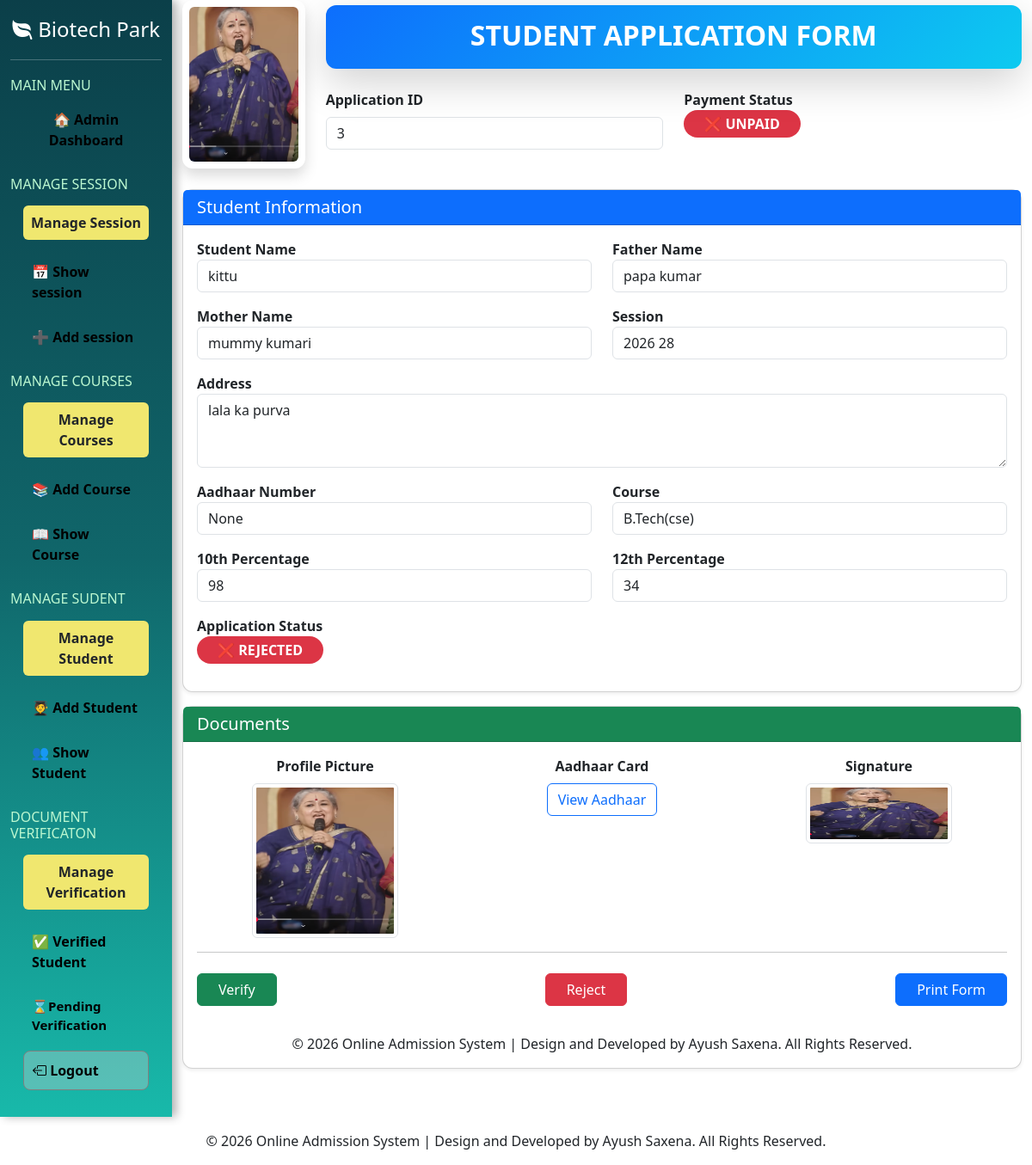
Page /details_review/kartikeygupta210@gmail.com/ (signed in) on the committed database.
### myapp/models.py (models this page shows)
class tbl_student(models.Model):
    sid=models.IntegerField(primary_key=True,auto_created=True)
    name=models.CharField(max_length=225,null=True)
    emailaddress=models.EmailField(max_length=225,null=True)
    password=models.CharField(max_length=16,null=True)
    contact_no=models.IntegerField(null=True)
    gender=models.CharField(max_length=2,null=True)
    dob=models.DateField(null=True,blank=True)
    f_name=models.CharField(max_length=255,null=True)
    m_name=models.CharField(max_length=255,null=True)
    address=models.CharField(max_length=500,null=True)
    aadhar_no=models.IntegerField(blank=True,null=True)
    aadhar_pic=models.FileField(upload_to='student_documents',null=True)
    Session=models.CharField(max_length=50,null=True)
    course=models.CharField(max_length=500,null=True)
    course_duration=models.CharField(max_length=50,null=True)
    hs_percentage=models.CharField(max_length=20,null=True)
    hs_marksheet=models.FileField(upload_to='student_documents',null=True)
    inter_percentage=models.CharField(max_length=20,null=True)
    inter_marksheet=models.FileField(upload_to='student_documents',null=True)
    profile_pic=models.FileField(upload_to='student_documents',null=True)
    sign=models.FileField(upload_to='student_documents',null=True)
    application_status=models.CharField(max_length=20,null=True)
    fees=models.IntegerField(null=True)
    fees_status=models.CharField(max_length=20,default="Unpaid")
    payment_id=models.CharField(max_length=100,null=True,blank=True)
    payment_date=models.DateTimeField(null=True,blank=True)
    step1_completed = models.BooleanField(default=False)
    step2_completed = models.BooleanField(default=False)

### myapp/views.py (the view)
# urls.py: path('details_review/<str:emailaddress>/', details_review, name='details_review'),
@never_cache
@admin_required
def details_review(request, emailaddress):
    student = tbl_student.objects.get(emailaddress=emailaddress)
    return render(
        request,
        'admin/details_review.html',
        {
            'student': student
        }
    )

### myapp/templates/admin/details_review.html (shortened to what this page needs)
{% extends 'admin/adminlayout.html' %}
{% block admin %}
<div class="row align-items-center mb-4">
    <div class="col-md-2 text-center">
        {% if student.profile_pic %}
        <div class="card shadow border-0 p-2">
            <img src="{{ student.profile_pic.url }}" class="rounded" style="height:180px;object-fit:cover;">
        </div>
        {% else %}
        <div class="border rounded d-flex justify-content-center align-items-center" style="width:130px;height:150px;">
            Photo
        </div>
        {% endif %}
    </div>
    <div class="col-md-10">
        <div class="card shadow-lg border-0 mb-4">
            <div class="card-body text-center text-white"
                style="background:linear-gradient(135deg,#0d6efd,#0dcaf0); border-radius:12px;">
                <h2 class="fw-bold mb-1">
                    STUDENT APPLICATION FORM
                </h2>
            </div>
        </div>
        <div class="row">
            <div class="col-md-6 mb-3">
                <label class="form-label fw-bold">Application ID</label>
                <input type="text" class="form-control" value="{{ student.sid }}" readonly>
            </div>
            <div class="col-md-6 mb-3">
                <label class="fw-bold">Payment Status</label>
                <br>
                {% if student.fees_status == "Paid" %}
                <span class="badge rounded-pill bg-success fs-6 px-4 py-2">
                    💰 PAID
                </span>
                {% elif student.fees_status == "Unpaid" %}
                <span class="badge rounded-pill bg-danger fs-6 px-4 py-2">
                    ❌ UNPAID
                </span>
                {% else %}
                <span class="badge rounded-pill bg-warning text-dark fs-6 px-4 py-2">
                    ⏳ PENDING
                </span>
                {% endif %}
            </div>
        </div>
    </div>
</div>
<div class="card mt-3 shadow-sm">
    <div class="card-header bg-primary text-white">
        <h5 class="mb-0">Student Information</h5>
    </div>
    <div class="card-body">
        <div class="row">
            <div class="col-md-6 mb-3">
                <label class="fw-bold">Student Name</label>
                <input type="text" class="form-control" value="{{ student.name }}" readonly>
            </div>
            <div class="col-md-6 mb-3">
                <label class="fw-bold">Father Name</label>
                <input type="text" class="form-control" value="{{ student.f_name }}" readonly>
            </div>
            <div class="col-md-6 mb-3">
                <label class="fw-bold">Mother Name</label>
                <input type="text" class="form-control" value="{{ student.m_name }}" readonly>
            </div>
            <div class="col-md-6 mb-3">
                <label class="fw-bold">Session</label>
                <input type="text" class="form-control" value="{{ student.Session }}" readonly>
            </div>
            <div class="col-md-12 mb-3">
                <label class="fw-bold">Address</label>
                <textarea class="form-control" rows="3" readonly>{{ student.address }}</textarea>
            </div>
            <div class="col-md-6 mb-3">
                <label class="fw-bold">Aadhaar Number</label>
                <input type="text" class="form-control" value="{{ student.aadhar_no }}" readonly>
            </div>
            <div class="col-md-6 mb-3">
                <label class="fw-bold">Course</label>
                <input type="text" class="form-control" value="{{ student.course }}" readonly>
            </div>
            <div class="col-md-6 mb-3">
                <label class="fw-bold">10th Percentage</label>
                <input type="text" class="form-control" value="{{ student.hs_percentage }}" readonly>
            </div>
            <div class="col-md-6 mb-3">
                <label class="fw-bold">12th Percentage</label>
                <input type="text" class="form-control" value="{{ student.inter_percentage }}" readonly>
            </div>
            <div class="col-md-6 mb-3">
                <label class="fw-bold">Application Status</label>
                <br>
                {% if student.application_status == "Approved" %}
                <span class="badge rounded-pill bg-success fs-6 px-4 py-2">
                    ✅ APPROVED
                </span>
                {% elif student.application_status == "DV" %}
                <span class="badge rounded-pill bg-warning text-dark fs-6 px-4 py-2">
                    📄 DOCUMENT VERIFICATION
                </span>
                {% elif student.application_status == "Rejected" %}
                <span class="badge rounded-pill bg-danger fs-6 px-4 py-2">
                    ❌ REJECTED
                </span>
                {% else %}
                <span class="badge rounded-pill bg-secondary fs-6 px-4 py-2">
                    ⏳ PENDING
                </span>
                {% endif %}
            </div>
        </div>
    </div>
</div>
<div class="card mt-3 shadow-sm">
    <div class="card-header bg-success text-white">
        <h5 class="mb-0">Documents</h5>
    </div>
    <div class="card-body">
        <div class="row text-center">
            <div class="col-md-4">
                <label class="fw-bold mb-2">Profile Picture</label><br>
                {% if student.profile_pic %}
                <img src="{{ student.profile_pic.url }}" class="img-thumbnail" style="width:170px;height:180px;">
                {% else %}
                <p class="text-danger">Not Uploaded</p>
                {% endif %}
            </div>
            <div class="col-md-4">
                <label class="fw-bold mb-2">Aadhaar Card</label><br>
                {% if student.aadhar_pic %}
                <a href="{{ student.aadhar_pic.url }}" target="_blank" class="btn btn-outline-primary">
                    View Aadhaar
                </a>
                {% else %}
                <p class="text-danger">Not Uploaded</p>
                {% endif %}
            </div>
            <div class="col-md-4">
                <label class="fw-bold mb-2">Signature</label><br>
                {% if student.sign %}
                <img src="{{ student.sign.url }}" class="img-thumbnail" style="width:170px;height:70px;">
                {% else %}
                <p class="text-danger">Not Uploaded</p>
                {% endif %}
            </div>
        </div>
        <hr>
        <div class="d-flex justify-content-between mt-4 no-print">
            {% if student.application_status != "Approved" %}
            <a href="{% url 'verify' student.emailaddress %}" class="btn btn-success px-4">
                Verify
            </a>
            <a href="{% url 'reject' student.emailaddress %}" class="btn btn-danger px-4"
                onclick="return confirm('Are you sure you want to reject this application?');">
                Reject
            </a>
            {% endif %}
            <button onclick="window.print()" class="btn btn-primary px-4">
                Print Form
            </button>
        </div>
    </div>
    <footer class="text-center py-3 mt-auto">
        © 2026 Online Admission System | Design and Developed by Ayush Saxena. All Rights Reserved.
    </footer>
</div>
{% endblock %}

### myapp/templates/admin/adminlayout.html (style rules this page uses)
body { overflow: hidden; }
a { text-decoration: none; color: black; }

### myapp/templates/admin/details_review.html (style rules this page uses)
.form-control, textarea { background: #fff !important; font-weight: 500; }
.card { border-radius: 12px; }
.card-header { font-size: 18px; }

### rows in the picture
tbl_student: profile_pic (picture), sid "3", name "kittu", f_name "papa kumar", m_name "mummy kumari", Session "2026 28", address "lala ka purva", aadhar_no "None", course "B.Tech(cse)", hs_percentage "98", inter_percentage "34", sign (picture)
